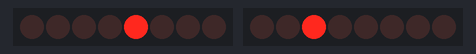
A sketch run on a simulated Arduino Uno, built with avr-gcc and run on an emulated ATmega328P. Shown: 2 × 8 shift-register outputs drawn as a row of LEDs (first output left, lit = HIGH). Wiring (inferred from the names in the program): 2 × shift register (74HC595): data pin 2, shift clock pin 4, latch pin 3 / data pin 8, shift clock pin 10, latch pin 9. Wiring (inferred from the signals the program sends): 2 × row of LEDs: on Q0, Q1, Q2, Q3, Q4, Q5, Q6, Q7 / on Q0, Q1, Q2, Q3, Q4, Q5, Q6, Q7.

Above: at 0.37 s.
Timing chart, 0 to 40.0 s (numbered marks = the images above):
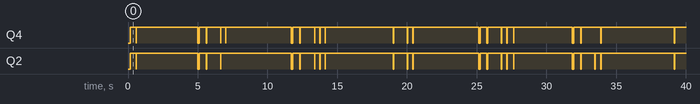

The sketch:

singlePointWithBrightnessChange.ino
```cpp
int dataPin = 8;
int clockPin = 10;
int latchPin = 9;

int dataPin2 = 2;
int clockPin2 = 4;
int latchPin2 = 3;

void setup()
{
  pinMode(dataPin, OUTPUT);
  pinMode(clockPin, OUTPUT);
  pinMode(latchPin, OUTPUT);

  pinMode(dataPin2, OUTPUT);
  pinMode(clockPin2, OUTPUT);
  pinMode(latchPin2, OUTPUT);
}

void writeCells(byte row, byte col)
{
    digitalWrite(latchPin, LOW);
    shiftOut(dataPin, clockPin, LSBFIRST, row);
    digitalWrite(latchPin, HIGH);

    digitalWrite(latchPin2, LOW);
    shiftOut(dataPin2, clockPin2, LSBFIRST, col);
    digitalWrite(latchPin2, HIGH);
}

uint8_t cathode = 0b00100000;

float Time = 0.0; float lastWriteTime = 0.0;
float lowerThreshold = (1e-5 * 1e6); float upperThreshold = (1e-2 * 1e6); float writeInterval = upperThreshold;
int isIncreasing = 1;

void loop()
{
  Time = micros();
  if(Time - lastWriteTime > writeInterval)
  {
    writeCells(~cathode, 0b00001000);

    lastWriteTime = Time;
    if(isIncreasing == 1)
    {
      writeInterval *= 0.998;
      if(writeInterval < lowerThreshold)
      {
        isIncreasing = 0;
      }

    }
    else
    {
      writeInterval *= 1.00912;
      if(writeInterval >= upperThreshold)
      {
        isIncreasing = 1;
      }
    }

  }
  else
  {
    writeCells(~0b00000000, 0b00000000);
  }
}
```
